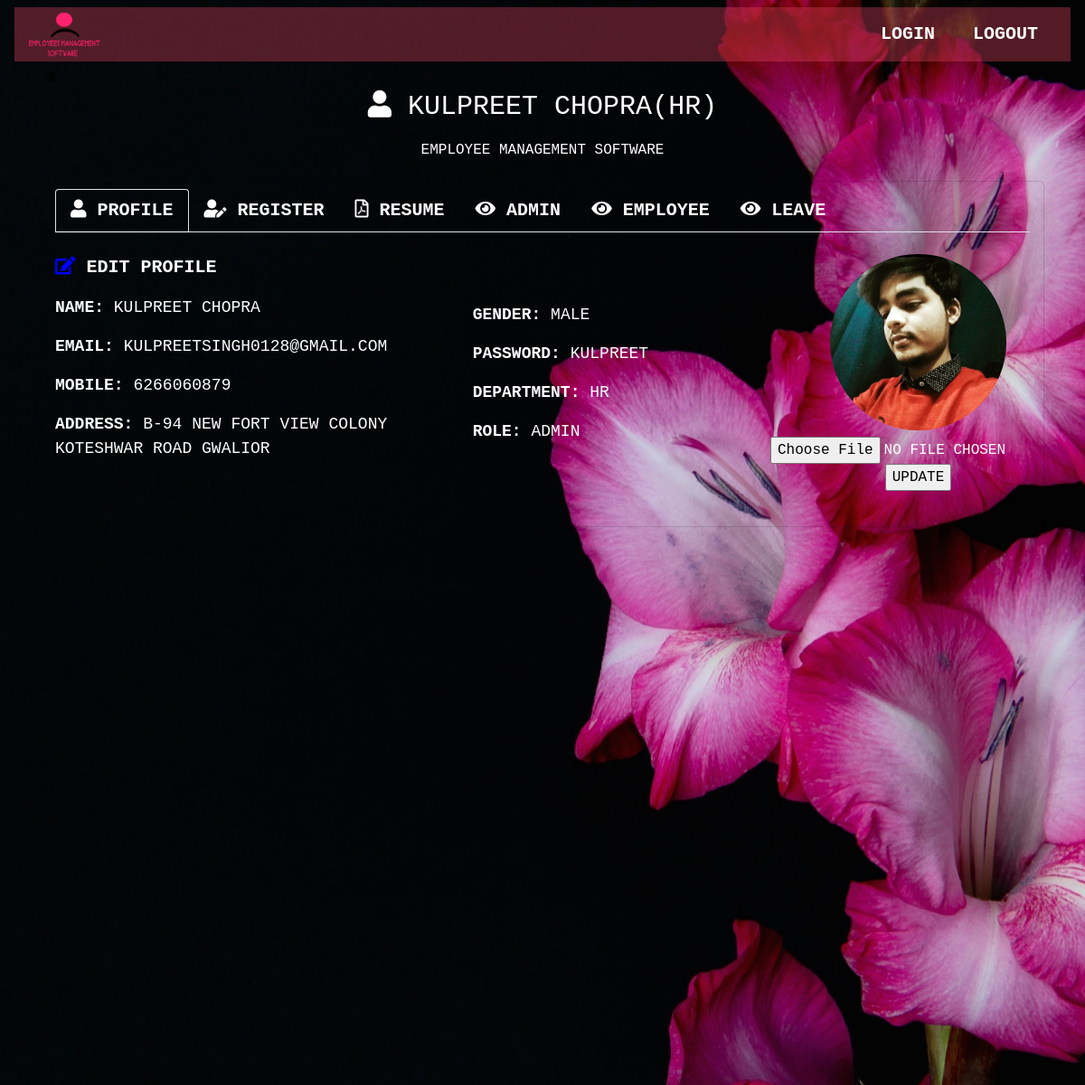
The app's page /admin/index.php (signed in) with its own data.
### tables this page shows
CREATE TABLE `employee` (
  `id` int(11) NOT NULL,
  `name` varchar(350) NOT NULL,
  `email` varchar(100) NOT NULL,
  `mobile` varchar(350) NOT NULL,
  `address` text NOT NULL,
  `gender` varchar(350) NOT NULL,
  `department` varchar(350) NOT NULL,
  `password` varchar(350) NOT NULL,
  `forgott_pass` varchar(350) NOT NULL,
  `image` text NOT NULL,
  `role` varchar(350) NOT NULL,
  `time` timestamp NOT NULL DEFAULT CURRENT_TIMESTAMP ON UPDATE CURRENT_TIMESTAMP
);

### admin/profile.php (the view, shortened to what this page needs)
<?php
       include ('dbcon.php');
       $user=$_SESSION['email'];
       $q = "SELECT * FROM `employee` WHERE  `email`='$user'";
       $query = mysqli_query($con, $q);
       $result = mysqli_fetch_array($query);
  ?>
<div class="card container-fluid" style="padding-right: 0px;
    padding-left: 0px;background-color:transparent!important;">
<div class="container-fluid">
    <div class="row my-2">
        <div class="col-lg-12 order-lg-2">
            <ul class="nav nav-tabs">
                <li class="nav-item" class="m">
                    <a style="background-color:transparent!important;" href="" data-target="#profile" data-toggle="tab" class="nav-link active"><i class="fas fa-user"></i><b> Profile</b></a>
                </li>
                <?php
                if($result['department']=='hr'){
                ?>
                <li class="nav-item">
                    <a style="background-color:transparent!important;" href="" data-target="#registration" data-toggle="tab" class="nav-link"><i class="fas fa-user-edit"></i><b> Register</b></a>
                </li>
                <li class="nav-item">
                    <a style="background-color:transparent!important;" href="" data-target="#cv" data-toggle="tab" class="nav-link"><i class="far fa-file-pdf"></i><b> Resume</b></a>
                </li>
                <?php
                }
                ?>
                <li class="nav-item">
                    <a style="background-color:transparent!important;" href="" data-target="#admin" data-toggle="tab" class="nav-link"><i class="fas fa-eye"></i><b> admin</b></a>
                </li>
                <li class="nav-item">
                    <a style="background-color:transparent!important;" href="" data-target="#employee" data-toggle="tab" class="nav-link"><i class="fas fa-eye"></i><b> employee</b></a>
                </li>
                <li class="nav-item">
                    <a style="background-color:transparent!important;" href="" data-target="#empleave" data-toggle="tab" class="nav-link"><i class="fas fa-eye"></i><b> Leave</b></a>
                </li>
            </ul>
            <div class="tab-content py-4">
                <div class="tab-pane active" id="profile">
                    <div class="row">
                        <div class="col-md-12">
                          <div class="row">
                                <div class="col-md-5">
                                  <p><a class="text-left" href="empedit.php?id=<?php echo $result['id']?>"><i style="color:blue!important;" class="fas fa-edit"></i>&nbsp;<b>Edit Profile</b></a></p>
                                   <p><b>Name: </b><span><?php echo$result['name']?></span></p>
                                   <p><b>Email: </b><span><?php echo$result['email']?></span></p>
                                   <p><b>Mobile: </b><span><?php echo$result['mobile']?></span></p>
                                   <p><b>Address: </b><span><?php echo$result['address']?></span></p>
                                </div>
                                <div class="col-md-4">
                                  <br class="mob">
                                  <br class="mob">
                                    <p><b>Gender: </b><span><?php echo$result['gender']?></span></p>
                                    <p><b>Password: </b><span><?php echo$result['password']?></span></p>
                                    <p><b>Department: </b><span></i><?php echo$result['department']?></span></p>
                                    <p><b>Role: </b><span><?php echo$result['role']?></span></p>
                                </div>
                                <div class="col-md-3 text-center">
                                  <img src="<?php echo $result['image']?>" style="height: 195px;width: 195px;border-radius: 50%;" class="mob" alt="AdminLTE Logo">
                                  <form class="md-form" action="imageupdate.php" method="post" enctype="multipart/form-data">
                                    <div class="file-field">
                                      <div class="d-flex justify-content-center">
                                        <div class="btn btn-mdb-color btn-rounded float-left">
                                          <input style="color:white;" type="file" name="image">
                                          <br><input type="submit" name="update" value="update">
                                        </div>
                                      </div>
                                    </div>
                                  </form>
                                </div>
                            </div>
                        </div>
                    </div>
                </div>
                <br>
            </div>
                <br>
            </div>
        </div>
    </div>
</div>
</div>

### admin/header.php (shortened to what this page needs)
<?php
       include ('dbcon.php');
       $pass=$_SESSION['password'];
       $user=$_SESSION['email'];
       $q = "SELECT * FROM `employee` WHERE  `password`='$pass' && `email`='$user'";
       $query = mysqli_query($con, $q);
       $result = mysqli_fetch_array($query);
  ?>
<!DOCTYPE html>
<html>
<head>
    <link rel="stylesheet" href="https://stackpath.bootstrapcdn.com/bootstrap/4.3.1/css/bootstrap.min.css">
    <link rel="stylesheet" href="https://stackpath.bootstrapcdn.com/bootstrap/4.5.0/css/bootstrap.min.css">
    <link rel="stylesheet" href="https://pro.fontawesome.com/releases/v5.10.0/css/all.css"/>
    <link rel="stylesheet" href="https://cdnjs.cloudflare.com/ajax/libs/animate.css/4.0.0/animate.min.css">
    <link rel="stylesheet" type="text/css" href="css/index.css">
</head>
<body>
<div class="bgimg">
    <div class="container-fluid">
      <nav class="navbar navbar-expand-sm navbar-dark fixed-top a bg">
        <div class="container-fluid" style="background:#f24d6a54!important;">
          <a href="index.php">
            <img class="web-logo" src="../image/logo.png" width="80px" height="50px" ;>
          </a>
          <div class="collapse navbar-collapse" id="a">
            <ul class="navbar-nav ml-auto " style="text-align:center;">
              <li class="nav-item">
                <button type="button" class="btn"><a href="" data-target="#login" data-toggle="tab" class="nav-link"><b>Login</b></a></button>
              </li>
              <li class="n style=av-item">
                <button type="button" class="btn "><a href="logout.php" class="nav-link"><b>Logout</b></a></button>
              </li>
            </ul>
            <br>
          </div>
        </div>
      </nav>
    </div>
  <div class="topleft">
    <p><i class="fas fa-user"></i> <?php echo$result['name'];?><span class="mob">(<?php echo$result['department'];?>)</span>
      </p>
    <h6>employee management software</h6>
  </div>

### admin/index.php
<?php include"header.php";?>
<div class="container profile" style="margin-top:10%">
<?php include"profile.php";?>
</div>
<?php include"footer.php";?>

### admin/footer.php (shortened to what this page needs)
</body>
</html>

### admin/css/index.css (style rules this page uses)
* { text-transform:uppercase; }
body, html { height: 100%; margin: 0; }
.bgimg { background-image: url('../../image/bg2.jpg'); height:1200px; background-position: center; background-size: cover; position: relative; color: white; font-family: "Courier New", Courier, monospace; font-size: 36px; }
.topleft { position:relative; top:8%!important; font-size:30px; text-align:center; }
.profile { font-size:18px; background-color:transparent!important; }
a { color:white!important; font-size: 20px; text-decoration:none!important; }

### records on screen
employee: name "KULPREET CHOPRA", department "HR", email "KULPREETSINGH0128@GMAIL.COM", mobile "6266060879", address "B-94 NEW FORT VIEW COLONY KOTESHWAR ROAD GWALIOR", gender "MALE", password "KULPREET", role "ADMIN", image (picture)
